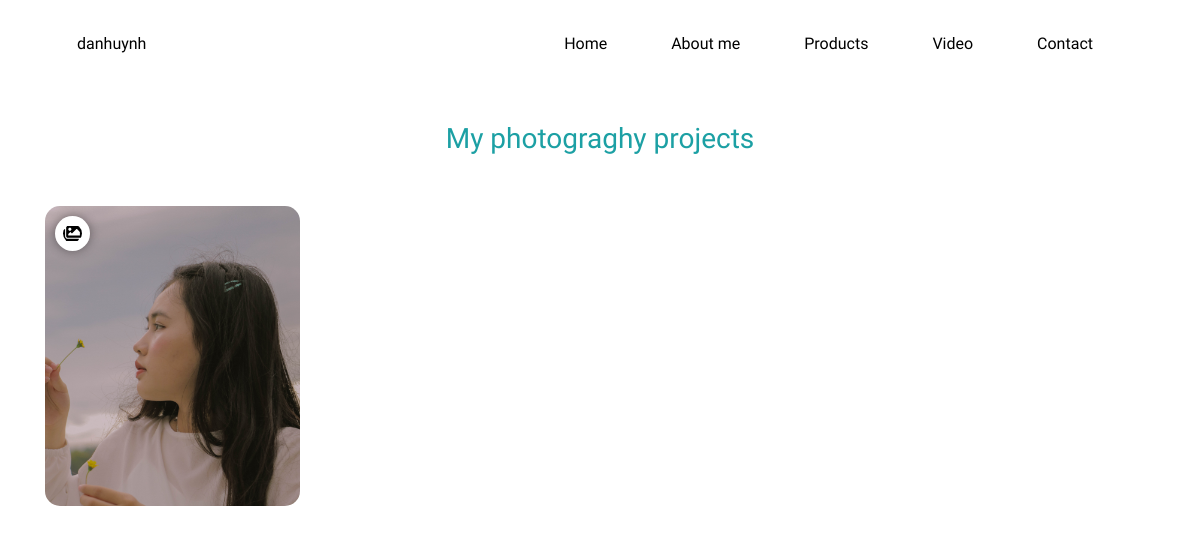
/products/, run on an earlier commit of the app's database.
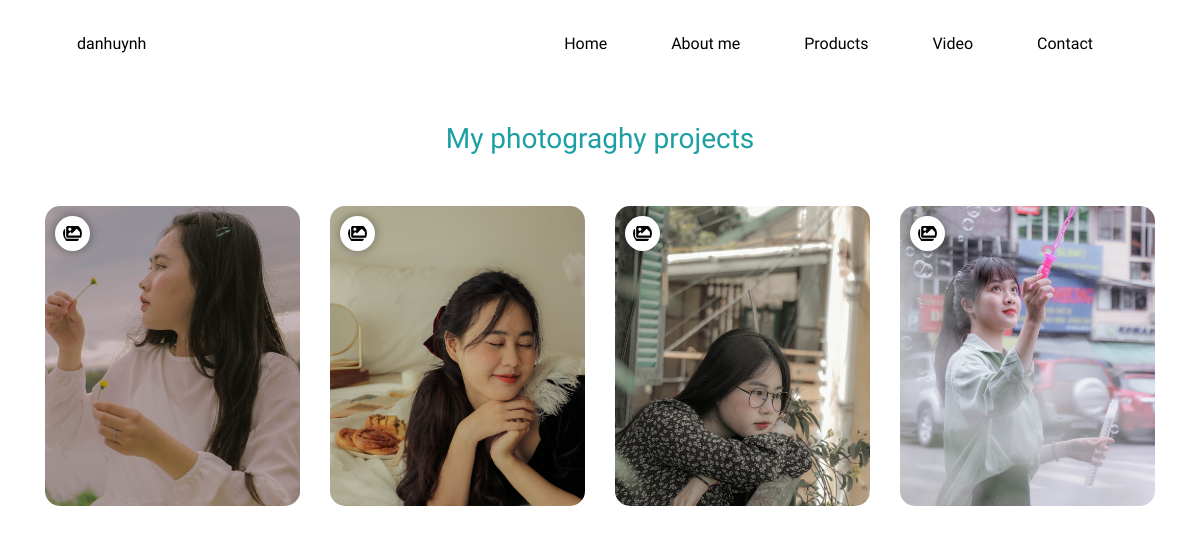
And on a later commit of the database.
### image_products/models.py (models this page shows)
class ImagesProducts(models.Model):
	title = models.CharField(max_length=255)
	description = models.CharField(max_length=255)
	theme_image = models.FileField(upload_to='products', null=True)
	create_at = models.DateTimeField(null=True, default=None)

### image_products/views.py (the view)
# urls.py: path('', products_view.ProductsView.as_view(), name='products'),
class ProductsView(views.View):
	def get(self, request):
		imgs = images_models.ImagesProducts.objects.all()
		context = {'imgs': imgs}
		return render(request, 'products/index.html', context)

### templates/products/index.html (shortened to what this page needs)
{% extends 'core/base.html' %}
{% load static %}
{% block css_blocl %}
<link rel="stylesheet" href="{% static 'products/css/style.css' %}">
{% endblock %}
{% block content %}
<div class="container">
	<div class="title">
		<h3>My photograghy projects</h3>
	</div>
	<div class="row products-list">
		{% for img in imgs %}
		<div class="col-md-3">
			<div class="card-product">
				<img class="imgicon" src="{% static 'products/images/imagesicon.svg' %}" alt="">
				<img class="img-product" src="{{ MEDIA_URL }}{{ img.theme_image }}" alt="">
			</div>
		</div>
		{% endfor %}
	</div>
</div>
{% endblock %}

### templates/core/base.html (shortened to what this page needs)
{% load static %}
<!DOCTYPE html>
<html lang="en">
<head>
	<link rel="stylesheet" href="https://unpkg.com/aos@next/dist/aos.css" />
	<link rel="stylesheet" href="https://maxcdn.bootstrapcdn.com/bootstrap/4.0.0/css/bootstrap.min.css">
	<link rel="stylesheet" href="{% static 'core/css/style.css' %}">
	{% block css_blocl %} {% endblock %}
</head>
<body>
	<div class="container">
		<nav class="navv">
		<div class="logo">
			<p>danhuynh</p>
		</div>
		<div class="my-nav">
			<a class="navb-link active na1" href="{% url 'core:home' %}">Home</a>
			<a class="navb-link na2" href="{% url 'about:aboutme' %}">About me</a>
			<a class="navb-link na3" href="{% url 'products:products' %}">Products</a>
			<a class="navb-link na4" href="{% url 'video:video' %}">Video</a>
			<a class="navb-link na5" href="#">Contact</a>
		</div>
	</nav>
	</div>
	{% block content %}
	{% endblock %}
</body>
</html>

### static/core/css/style.css (style rules this page uses)
body { font-family: 'Sarabun', sans-serif; }
.navv { display: flex; margin: 2rem 2rem 0rem 2rem; }
.logo { color: black; }
.title { color: #1ca0a4; }
.my-nav { text-align: right; width: 100%; }
.my-nav a { margin: 0px 20px; padding: 10px; color: black }
.col-md-3 { max-width: 35%; }

### static/products/css/style.css (style rules this page uses)
.title { text-align: center; margin-top: 50px; }
.img-product { width: 100%; height: 300px; object-fit: cover; border-radius: 15px }
.card-product { border-radius: 15px; position: relative; margin-bottom: 30px; }
.imgicon { height: 35px; width: 35px; padding: 8px; border-radius: 50%; box-shadow: 0px 0px 10px 1px rgb(0 0 0 / 32%); position: absolute; top: 10px; left: 10px; background: white; }
.products-list { margin-top: 50px; }

What changed in the data, as far as the page shows it:
changed ImagesProducts (number 1 of 4 on the later page): theme_image: a different picture
added ImagesProducts: theme_image (picture)
added ImagesProducts: theme_image (picture)
added ImagesProducts: theme_image (picture)
